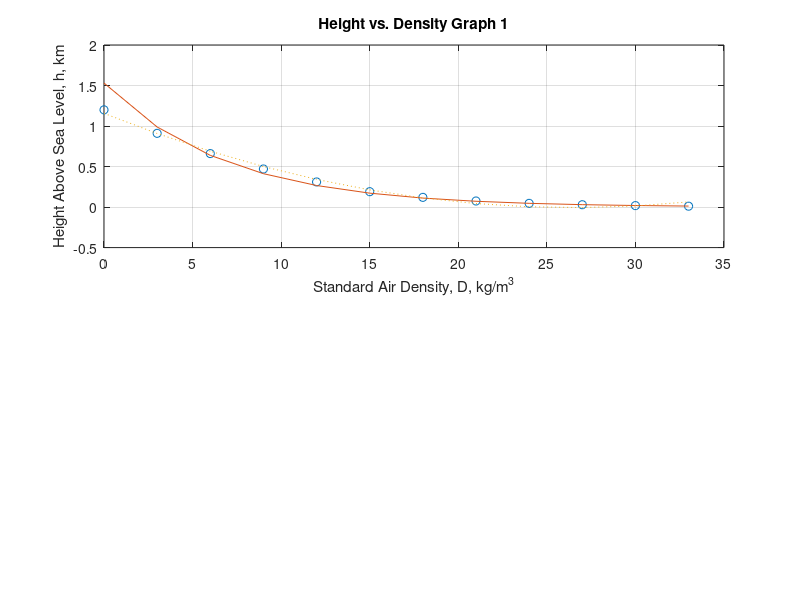

The MATLAB script that drew this image: (Note: this script raises an error after producing the figure.)
% Shaun Mbateng
% DD 297 Final Test A
% December 10, 2010
% Question 2

clear
clc

% Part a
h = [0:3:33];
D = [1.2 0.91 0.66 0.47 0.31 0.19 0.12 0.075 0.046 0.029 0.018 0.011];
D1 = 1.5302.*exp(-0.1458.*h);
coeff = polyfit(h,D,2);
D2 = coeff(1).*h.^2 + coeff(2).*h + coeff(3);

subplot(2,1,1), plot(h, D, 'o', h, D1, h, D2, ':')
    grid on
    xlabel('Standard Air Density, D, kg/m^3')
    ylabel('Height Above Sea Level, h, km')
    title('Height vs. Density Graph 1')
    gtext('Shaun Mbateng')
    legend('Data Points', 'Exponential Equation', 'Quadratic Equation')
subplot(2,1,2), semilogy(h, D, 'o', h, D1)
    grid on
    xlabel('Standard Air Density, D, kg/m^3')
    ylabel('Height Above Sea Level, h, km')
    title('Height vs. Density Graph 1')
    legend('Data Points', 'Exponential Equation')
    
% Part b
disp('Final Question 2 Part b')
inter = interp1(h,D,25,'pchip');
fprintf('The Density at a height of 25 km is %.3f kg/m^3.\n',inter)
   